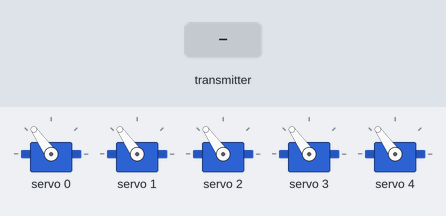
Simulated run of this sketch. Board: Arduino Uno, built with avr-gcc and run on an emulated ATmega328P. On the bench: 5 × servo. Inputs (shaded band) come from the test bench. No radio packets arrive unless stated.

Above: at 1.2 s.
1.3 s: the transmitter starts sending finger.0 = 0
At 2.5 s:
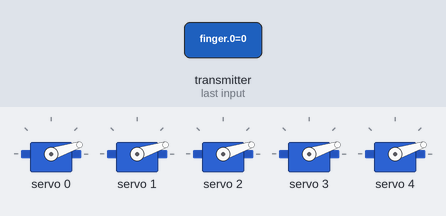
2.8 s: the transmitter starts sending finger.1 = 512
At 3.8 s:
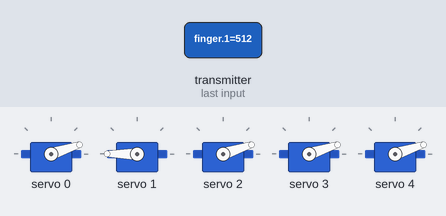
4.3 s: the transmitter starts sending finger.2 = 256
At 4.9 s:
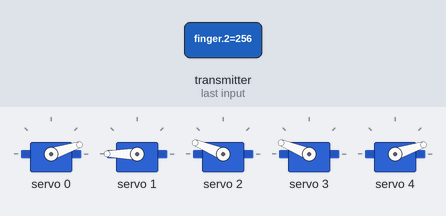
5.8 s: the transmitter starts sending finger.4 = 512
At 7.0 s:
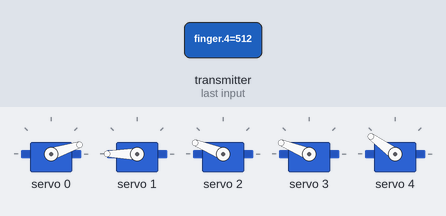
7.3 s: the transmitter starts sending finger.0 = 512
At 8.4 s:
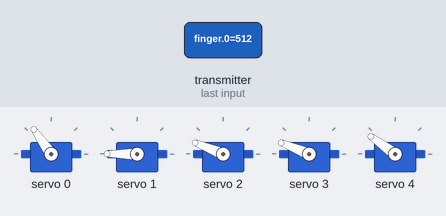
8.8 s: the transmitter starts sending finger.1 = 0
At 9.5 s:
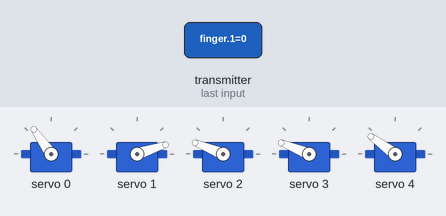
Timing chart, 0 to 11.3 s (numbered marks = the images above; inputs shaded):
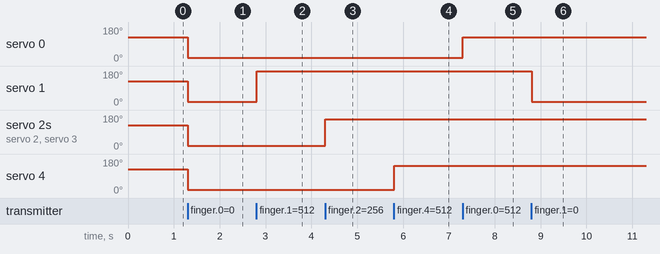

Measured:
- after the input at 1.3 s, servo 0–4: 125° → 18° at once
- after the input at 2.8 s, servo 1: 18° → 180° at once
- after the input at 4.3 s, servo 2, servo 3: 18° → 158° at once
- after the input at 5.8 s, servo 4: 18° → 144° at once
- after the input at 7.3 s, servo 0: 18° → 125° at once
- after the input at 8.8 s, servo 1: 180° → 18° at once

The sketch:

Receiver.ino
```cpp
#include <Wire.h>
#include <SPI.h>
#include <nRF24L01.h>
#include <RF24.h>
#include <Adafruit_PWMServoDriver.h>

RF24 radio(9, 10);
const byte address[6] = "node1";

struct FlexData {
  int finger[5];
};
FlexData data;

Adafruit_PWMServoDriver pwm = Adafruit_PWMServoDriver(0x40);

#define CH_THUMB 0
#define CH_INDEX 1
#define CH_MIDDLE 2
#define CH_RING 3
#define CH_PINKY 4

int SERVOMIN = 150;
int SERVOMAX = 600;

int controlMode = 0;

int angleToPulse(int angle){
  angle = constrain(angle, 0, 150);
  return map(angle, 0, 180, SERVOMIN, SERVOMAX);
}

void setServo(uint8_t ch, int angle){
  pwm.setPWM(ch, 0, angleToPulse(angle));
}

void goAll(int angle){
  angle = constrain(angle, 0, 150);
  setServo(CH_THUMB, angle);
  setServo(CH_INDEX, angle);
  setServo(CH_MIDDLE, angle);
  setServo(CH_RING, angle);
  setServo(CH_PINKY, angle);
}

void setServoByIndex(int idx, int angle){
  angle = constrain(angle, 0, 150);
  if (idx == 0) setServo(CH_THUMB, angle);
  else if (idx == 1) setServo(CH_INDEX, angle);
  else if (idx == 2) setServo(CH_MIDDLE, angle);
  else if (idx == 3) setServo(CH_RING, angle);
  else if (idx == 4) setServo(CH_PINKY, angle);
}

void handleSerialCommands() {
  if (!Serial.available()) return;
  String line = Serial.readStringUntil('\n');
  line.trim();
  if (line.length() == 0) return;
  String lower = line;
  lower.toLowerCase();

  if (lower == "t") {
    controlMode = 1;
    goAll(0);
    return;
  }

  if (lower == "g") {
    controlMode = 2;
    goAll(0);
    return;
  }

  if (lower == "r") {
    controlMode = 0;
    return;
  }

  if (controlMode == 1) {
    int ang = line.toInt();
    if (ang >= 0 && ang <= 150) goAll(ang);
    return;
  }

  if (controlMode == 2) {
    int spacePos = line.indexOf(' ');
    if (spacePos <= 0) return;
    int idx = line.substring(0, spacePos).toInt();
    int ang = line.substring(spacePos + 1).toInt();
    if (idx >= 0 && idx <= 4 && ang >= 0 && ang <= 150) setServoByIndex(idx, ang);
    return;
  }
}

void setup(){
  Serial.begin(9600);
  Wire.begin();
  pwm.begin();
  pwm.setPWMFreq(50);
  goAll(90);

  radio.begin();
  radio.openReadingPipe(0, address);
  radio.setChannel(76);
  radio.setDataRate(RF24_1MBPS);
  radio.setPALevel(RF24_PA_LOW);
  radio.startListening();
}

void loop() {
  handleSerialCommands();
  if (controlMode != 0) return;

  if (radio.available()) {
    radio.read(&data, sizeof(data));

    int thumbPos  = map(data.finger[0], 500, 520, 0, 150);
    int indexPos  = map(data.finger[1], 400, 475, 0, 150);
    int middlePos = map(data.finger[2], 185, 275, 0, 150);
    int ringPos   = middlePos;
    int pinkyPos  = map(data.finger[4], 420, 550, 0, 150);

    thumbPos  = constrain(thumbPos, 0, 150);
    indexPos  = constrain(indexPos, 0, 150);
    middlePos = constrain(middlePos, 0, 150);
    ringPos   = constrain(ringPos, 0, 150);
    pinkyPos  = constrain(pinkyPos, 0, 150);

    setServo(CH_THUMB, thumbPos);
    setServo(CH_INDEX, indexPos);
    setServo(CH_MIDDLE, middlePos);
    setServo(CH_RING, ringPos);
    setServo(CH_PINKY, pinkyPos);
  }
}
```
